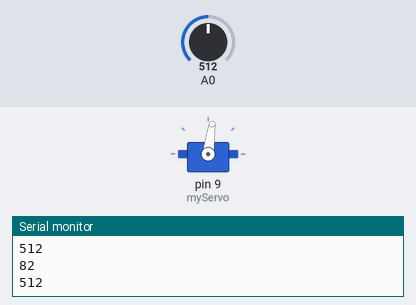
Simulated run of this sketch. Board: Arduino Uno, built with avr-gcc and run on an emulated ATmega328P. Shown: servo, the last lines printed to the serial monitor. The test bench sets the inputs (shaded band); at power-on: A0 = 512.

Above: at 1.2 s.
1.3 s: A0 set to 716
At 2.5 s:
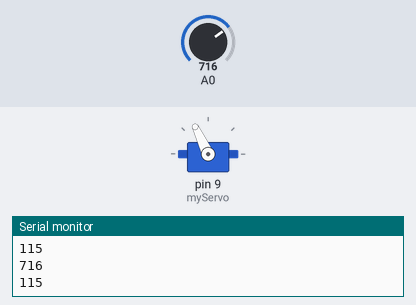
2.8 s: A0 set to 900
At 3.6 s:
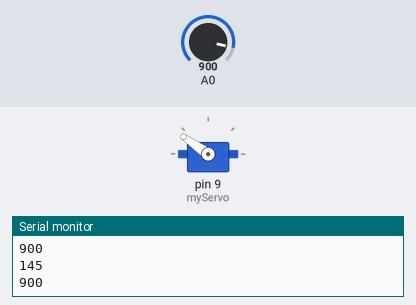
4.3 s: A0 set to 1023
At 5.2 s:
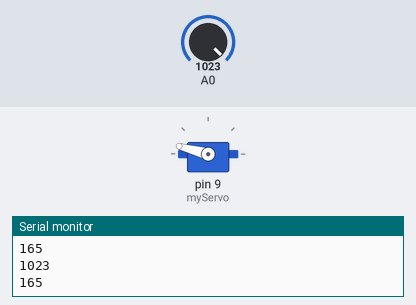
5.8 s: A0 set to 306
At 6.3 s:
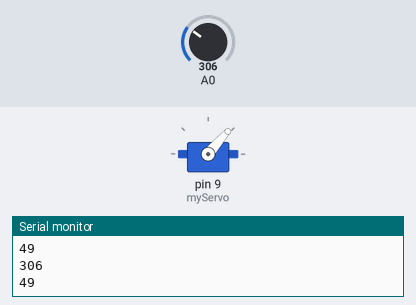
7.3 s: A0 set to 122
At 8.3 s:
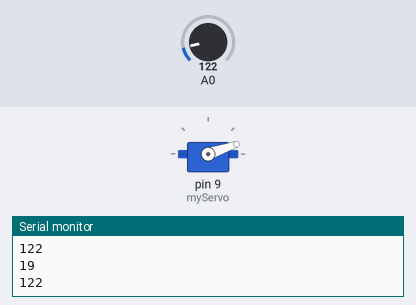
8.8 s: A0 set to 511
At 9.7 s:
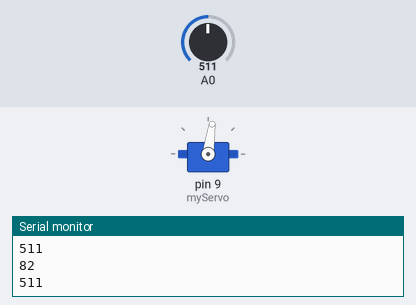
Timing chart, 0 to 11.3 s (numbered marks = the images above; inputs shaded):
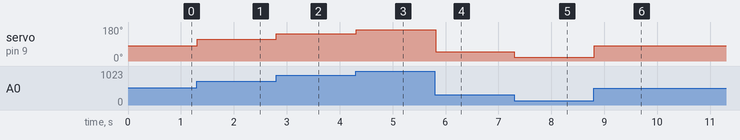

The sketch:

servo.ino
```cpp
#include <servo.h>

Servo myServo;

void setup()
{
	myServo.attach(9);

	Serial.begin(9600);
}

void loop()
{
	auto voltage = analogRead(A0);
	Serial.println(voltage);
	auto angle = map(voltage, 0, 1023, 0, 165);
	Serial.println(angle);
	myServo.write(angle);

	delay(15);
}
```

Measured:
- after the input at 1.3 s, servo on pin 9 (myServo): 82° → 115° at once
- after the input at 2.8 s, servo on pin 9 (myServo): 115° → 145° at once
- after the input at 4.3 s, servo on pin 9 (myServo): 145° → 165° at once
- after the input at 5.8 s, servo on pin 9 (myServo): 165° → 49° at once
- after the input at 7.3 s, servo on pin 9 (myServo): 49° → 19° at once
- after the input at 8.8 s, servo on pin 9 (myServo): 19° → 82° at once
